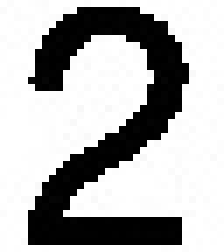
#> input picture Project1/data/characters/2.jpg, 32 x 36 px (shown 7 times larger)
$ python task1.py
#> lines starting #> are read from the running program, lines starting #| are printed output that depends on the picture
"""
Character Detection

The goal of this task is to implement an optical character recognition system consisting of Enrollment, Detection and Recognition sub tasks

Please complete all the functions that are labelled with '# TODO'. When implementing the functions,
comment the lines 'raise NotImplementedError' instead of deleting them.

Do NOT modify the code provided.
Please follow the guidelines mentioned in the project1.pdf
Do NOT import any library (function, module, etc.).
"""

import argparse
import json
import os
import glob
import cv2
import numpy as np


def read_image(img_path, show=False):
    """Reads an image into memory as a grayscale array.
    """
#> called with img_path = './data/characters/2.jpg', show = True
    img = cv2.imread(img_path, cv2.COLOR_BGR2GRAY)
#> img is the input picture: shape (36, 32, 3); min 0, max 255, mean 178.5

    if show:
        show_image(img)

    return img


def show_image(img, delay=1000):
    """Shows an image.
    """
#> called with delay = 1000
    cv2.namedWindow('image', cv2.WINDOW_AUTOSIZE)
    cv2.imshow('image', img)
    crops = img[1:34, 1:24]
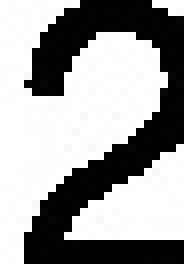
#> crops: shape (33, 23, 3) (shown 8 times larger); min 0, max 255, mean 157
    cv2.imshow('crops', crops)

    cv2.waitKey(0)
    cv2.destroyAllWindows()


def parse_args():
    parser = argparse.ArgumentParser(description="cse 473/573 project 1.")
    parser.add_argument(
        "--test_img", type=str, default="./data/test_img.jpg",
        help="path to the image used for character detection (do not change this arg)")
    parser.add_argument(
        "--character_folder_path", type=str, default="./data/characters",
        help="path to the characters folder")
    parser.add_argument(
        "--result_saving_directory", dest="rs_directory", type=str, default="./",
        help="directory to which results are saved (do not change this arg)")
    args = parser.parse_args()
    return args


# [74 lines left out: functions ocr, enrollment, detection, recognition, save_results, not called in this run]


def main():
    args = parse_args()

    characters = []
    test_characters = []

    all_character_imgs = glob.glob(args.character_folder_path + "/*")
    test_character_imgs = glob.glob(args.test_img)

    for each_character in all_character_imgs:
        character_name = "{}".format(os.path.split(each_character)[-1].split('.')[0])
        characters.append([character_name, read_image(each_character, show=True)])
#> pass 2 of the loop in main, `for each_character in all_character_imgs:`:
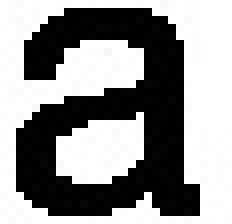
#> input picture Project1/data/characters/a.jpg, 29 x 28 px (shown 8 times larger)
#> in read_image, img is the input picture: shape (28, 29, 3); min 0, max 255, mean 145.1
#> in show_image (call 2), `crops = img[1:34, 1:24]`:
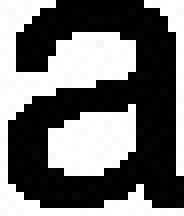
#> crops: shape (27, 23, 3) (shown 8 times larger); min 0, max 255, mean 113.1
#> pass 3 of the loop in main, `for each_character in all_character_imgs:`:
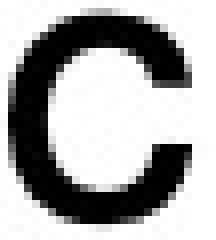
#> input picture Project1/data/characters/c.jpg, 27 x 30 px (shown 8 times larger)
#> in read_image, img is the input picture: shape (30, 27); min 0, max 255, mean 169.7
#> in show_image (call 3), `crops = img[1:34, 1:24]`:
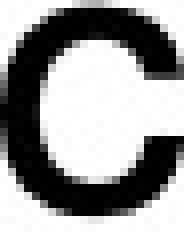
#> crops: shape (29, 23) (shown 8 times larger); min 0, max 255, mean 151.6

    character_name = "{}".format(os.path.split(test_character_imgs[0])[-1].split('.')[0])
    test_characters.append([character_name, read_image(test_character_imgs[0], show=False)])
#> call 4 of read_image, with img_path = './data/test_img.jpg', show = False
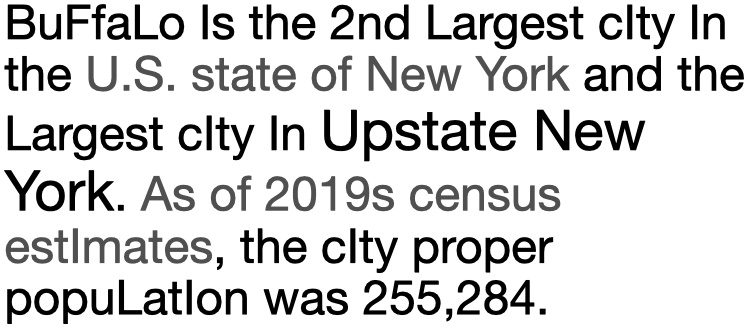
#> input picture Project1/data/test_img.jpg, 747 x 328 px
#> in read_image, img is the input picture: shape (328, 747); min 0, max 255, mean 214

    char_Enroll = []

    x = characters[0]
#> x = 2 items

    #Row by Row
    row_total = []
    for x in characters:
        x_Range = []
        tmp = x[1]
        white_Pix = np.sum(tmp[0])
        for i in range(len(x[1])):
            if 1000 < white_Pix - np.sum(tmp[i]) < 20000:
                x_Range.append(i)
        row_total.append(x_Range)
#> this loop made 3 passes
#> white_Pix on passes 1 to 3: 24405, 22107, 6860
#> after the loop, row_total = 3 items

    print(row_total)
#> (printed output is left out)
    #Column by Column
    column_total = []

    tmp = x[1]
    for i in range(len(tmp[0])):
        tmp_Y = []
        for y in tmp:
            tmp_Y.append(y[i])
        column_total.append(tmp_Y)
#> this loop made 27 passes
#> after the loop, column_total = 27 items

    white_Pix = np.sum(column_total[0])
#> white_Pix = 7614

    final_Col = []
    for i in range(len(column_total)):
        if 200 < white_Pix - np.sum(column_total[i]) < 5000:
            final_Col.append(i)
#> after the loop, final_Col = [1, 2, 3, 6, 7, 8, 9, 10, 11, 12, 13, 14, 15, 16, 17, 18, 19, 20, 21, 22, 23]

    print(final_Col)
#| [1, 2, 3, 6, 7, 8, 9, 10, 11, 12, 13, 14, 15, 16, 17, 18, 19, 20, 21, 22, 23]
    # test_img = read_image(args.test_img)
    #
    # results = ocr(test_img, characters)
    #
    # save_results(results, args.rs_directory)


if __name__ == "__main__":
    main()
